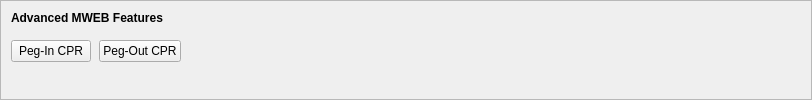
    <widget class="QFrame" name="frameMWEBFeatures">
     <property name="sizePolicy">
      <sizepolicy hsizetype="Expanding" vsizetype="Expanding">
       <horstretch>0</horstretch>
       <verstretch>0</verstretch>
      </sizepolicy>
     </property>
     <property name="maximumSize">
      <size>
       <width>16777215</width>
       <height>16777215</height>
      </size>
     </property>
     <property name="frameShape">
      <enum>QFrame::StyledPanel</enum>
     </property>
     <property name="frameShadow">
      <enum>QFrame::Sunken</enum>
     </property>
     <layout class="QVBoxLayout" name="verticalLayoutMWEBFeatures2">
      <property name="spacing">
       <number>0</number>
      </property>
      <property name="leftMargin">
       <number>0</number>
      </property>
      <property name="topMargin">
       <number>0</number>
      </property>
      <property name="rightMargin">
       <number>0</number>
      </property>
      <property name="bottomMargin">
       <number>6</number>
      </property>
      <item>
       <layout class="QVBoxLayout" name="verticalLayoutMWEBFeatures" stretch="0,0,1">
        <property name="spacing">
         <number>0</number>
        </property>
        <property name="leftMargin">
         <number>10</number>
        </property>
        <property name="topMargin">
         <number>10</number>
        </property>
        <item>
         <layout class="QHBoxLayout" name="horizontalLayoutMWEBFeatures1">
          <property name="bottomMargin">
           <number>15</number>
          </property>
          <item>
           <widget class="QLabel" name="labelMWEBFeatures">
            <property name="sizePolicy">
             <sizepolicy hsizetype="Preferred" vsizetype="Maximum">
              <horstretch>0</horstretch>
              <verstretch>0</verstretch>
             </sizepolicy>
            </property>
            <property name="font">
             <font>
              <weight>75</weight>
              <bold>true</bold>
             </font>
            </property>
            <property name="styleSheet">
             <string notr="true">font-weight:bold;</string>
            </property>
            <property name="text">
             <string>Advanced MWEB Features</string>
            </property>
           </widget>
          </item>
         </layout>
        </item>
        <item>
         <layout class="QHBoxLayout" name="horizontalLayoutMWEBFeatures2" stretch="0,0,0">
          <property name="spacing">
           <number>8</number>
          </property>
          <property name="bottomMargin">
           <number>10</number>
          </property>
          <item>
           <widget class="QPushButton" name="pushButtonMWEBPegIn">
            <property name="styleSheet">
             <string notr="true"/>
            </property>
            <property name="text">
             <string>Peg-In CPR</string>
            </property>
            <property name="checkable">
             <bool>true</bool>
            </property>
            <property name="autoDefault">
             <bool>false</bool>
            </property>
           </widget>
          </item>
          <item>
           <widget class="QPushButton" name="pushButtonMWEBPegOut">
            <property name="styleSheet">
             <string notr="true"/>
            </property>
            <property name="text">
             <string>Peg-Out CPR</string>
            </property>
            <property name="checkable">
             <bool>true</bool>
            </property>
            <property name="autoDefault">
             <bool>false</bool>
            </property>
           </widget>
          </item>
          <item>
           <spacer name="horizontalSpacerMWEBFeatures">
            <property name="orientation">
             <enum>Qt::Horizontal</enum>
            </property>
            <property name="sizeHint" stdset="0">
             <size>
              <width>40</width>
              <height>1</height>
             </size>
            </property>
           </spacer>
          </item>
         </layout>
        </item>
        <item>
         <spacer name="verticalSpacerMWEBFeatures">
          <property name="orientation">
           <enum>Qt::Vertical</enum>
          </property>
          <property name="sizeHint" stdset="0">
           <size>
            <width>800</width>
            <height>1</height>
           </size>
          </property>
         </spacer>
        </item>
       </layout>
      </item>
     </layout>
    </widget>
